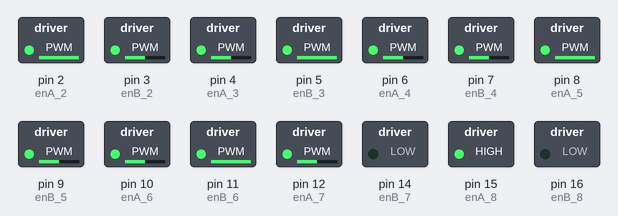
This sketch was run on a simulated Arduino Mega 2560, built with avr-gcc and run on an emulated ATmega2560. Parts: switched loads named in the sketch (green lamp = pin HIGH).

Above: at 0.1 s.
Timing chart, 0 to 1.6 s (numbered marks = the images above):
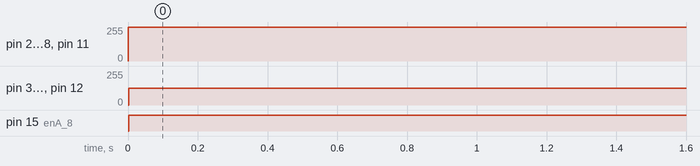

The sketch:

trial.ino
```cpp
#include "Cellulo.h"

void setup(){
  setupPins();
  Serial.begin(9600);
}
void loop() {
  // Give parameter to each unit as Angle and PWM values.
//  UNIT1(0,255);
//  UNIT2(0,255);
//  UNIT3(45,300);
//  UNIT4(90,255);
//  UNIT5(180,255);
//  UNIT6(315,300);
//  UNIT7(45,300);
 Reverse();
}
void Forward() {
  UNIT1(90,255), UNIT2(90,255), UNIT3(90, 255), UNIT4(90, 255), UNIT5(90, 255), UNIT6(90, 255), UNIT7(90, 255);
}

void Left() {
  UNIT1(90, 255), UNIT2(180, 255), UNIT3(60, 255), UNIT4(0, 255), UNIT5(0, 255);
}

void Right() {
  UNIT1(90, 255), UNIT2(180, 255), UNIT3(120, 255), UNIT4(90, 255), UNIT7(180, 255);
}

void Reverse() {
  UNIT1(180, 255), UNIT2(180, 255), UNIT3(180, 255), UNIT4(180, 255), UNIT5(180, 255), UNIT6(180, 255), UNIT7(180, 255);
}
```

Cellulo.cpp
```cpp
#include "Cellulo.h"

int IN1_M1 = 27 , IN2_M1 = 26 , IN3_M1 = 25 , IN4_M1 = 24;
int IN1_M2 = A4 , IN2_M2 = A5 , IN3_M2 = A6 , IN4_M2 = A7;
int IN1_M3 = A8 , IN2_M3 = A9 , IN3_M3 = A10 , IN4_M3 = A11;
int IN1_M4 = A12 , IN2_M4 = A13 , IN3_M4 = A14 , IN4_M4 = A15;
int IN1_M5 = 53 , IN2_M5 = 52 , IN3_M5 = 51 , IN4_M5 = 50;
int IN1_M6 = 49 , IN2_M6 = 48 , IN3_M6 = 47 , IN4_M6 = 46;
int IN1_M7 = 45 , IN2_M7 = 44 , IN3_M7 = 43 , IN4_M7 = 42;
int IN1_M8 = 41 , IN2_M8 = 40 , IN3_M8 = 39 , IN4_M8 = 38;
int IN1_M9 = 37 , IN2_M9 = 36 , IN3_M9 = 35 , IN4_M9 = 34;
int IN1_M10 = 33 , IN2_M10 = 32 , IN3_M10 = 31 , IN4_M10 = 30;
int IN3_M11 = 29 , IN4_M11 = 28;

int enA_1 = 0, enA_2 = 2, enA_3 = 4, enA_4 = 6, enA_5 = 8, enA_6 = 10, enA_7 = 12, enA_8 = 15, enA_9 = 17, enA_10 = 19;
int enB_1 = 1, enB_2 = 3, enB_3 = 5, enB_4 = 7, enB_5 = 9, enB_6 = 11, enB_7 = 14, enB_8 = 16, enB_9 = 18, enB_10 = 20, enB_11 = 21;

void setupPins() {
  //Motor Driver 1 and two motors
  pinMode(IN1_M1, OUTPUT);
  pinMode(IN2_M1, OUTPUT);
  pinMode(IN3_M1, OUTPUT);
  pinMode(IN4_M1, OUTPUT);

  //Motor Driver 2 and two motors
  pinMode(IN1_M2, OUTPUT);
  pinMode(IN2_M2, OUTPUT);
  pinMode(IN3_M2, OUTPUT);
  pinMode(IN4_M2, OUTPUT);

  //Motor Driver 3 and two motors
  pinMode(IN1_M3, OUTPUT);
  pinMode(IN2_M3, OUTPUT);
  pinMode(IN3_M3, OUTPUT);
  pinMode(IN4_M3, OUTPUT);

  //Motor Driver 4 and two motors
  pinMode(IN1_M4, OUTPUT);
  pinMode(IN2_M4, OUTPUT);
  pinMode(IN3_M4, OUTPUT);
  pinMode(IN4_M4, OUTPUT);

  //Motor Driver 5 and two motors
  pinMode(IN1_M5, OUTPUT);
  pinMode(IN2_M5, OUTPUT);
  pinMode(IN3_M5, OUTPUT);
  pinMode(IN4_M5, OUTPUT);

  //Motor Driver 6 and two motors
  pinMode(IN1_M6, OUTPUT);
  pinMode(IN2_M6, OUTPUT);
  pinMode(IN3_M6, OUTPUT);
  pinMode(IN4_M6, OUTPUT);

  //Motor Driver 7 and two motors
  pinMode(IN1_M7, OUTPUT);
  pinMode(IN2_M7, OUTPUT);
  pinMode(IN3_M7, OUTPUT);
  pinMode(IN4_M7, OUTPUT);

  //Motor Driver 8 and two motors
  pinMode(IN1_M8, OUTPUT);
  pinMode(IN2_M8, OUTPUT);
  pinMode(IN3_M8, OUTPUT);
  pinMode(IN4_M8, OUTPUT);

  //Motor Driver 9 and two motors
  pinMode(IN1_M9, OUTPUT);
  pinMode(IN2_M9, OUTPUT);
  pinMode(IN3_M9, OUTPUT);
  pinMode(IN4_M9, OUTPUT);

  //Motor Driver 10 and two motors
  pinMode(IN1_M10, OUTPUT);
  pinMode(IN2_M10, OUTPUT);
  pinMode(IN3_M10, OUTPUT);
  pinMode(IN4_M10, OUTPUT);

  //Motor Driver 11 and two motors
  pinMode(IN3_M11, OUTPUT);
  pinMode(IN4_M11, OUTPUT);

  //Enable Pin Setup
  pinMode(enA_1, OUTPUT);
  pinMode(enA_2, OUTPUT);
  pinMode(enA_3, OUTPUT);
  pinMode(enA_4, OUTPUT);
  pinMode(enA_5, OUTPUT);
  pinMode(enA_6, OUTPUT);
  pinMode(enA_7, OUTPUT);
  pinMode(enA_8, OUTPUT);
  pinMode(enA_9, OUTPUT);
  pinMode(enA_10, OUTPUT);

  pinMode(enB_1, OUTPUT);
  pinMode(enB_2, OUTPUT);
  pinMode(enB_3, OUTPUT);
  pinMode(enB_4, OUTPUT);
  pinMode(enB_5, OUTPUT);
  pinMode(enB_6, OUTPUT);
  pinMode(enB_7, OUTPUT);
  pinMode(enB_8, OUTPUT);
  pinMode(enB_9, OUTPUT);
  pinMode(enB_10, OUTPUT);
  pinMode(enB_11, OUTPUT);
}

void UNIT1(int Angle, int pwm) {
  float pi = 3.1412;
  int Vx = pwm * cos((pi / 180) * Angle);
  int Vy = pwm * sin((pi / 180) * Angle);

  int VA = Vx;
  int VB = -(Vx * sinf(0.5231)) + (Vy * cosf(0.5231));
  int VC = (Vx * sinf(0.5231)) + (Vy * cosf(0.5231));

  //M2(1) is considered as head given VA, M1(2)->VB and M1(1)->VC.
   if (VC < 0) {
    digitalWrite(IN1_M1, HIGH);
    digitalWrite(IN2_M1, LOW);
    analogWrite(enA_1, (abs(VC)));
  }
  else {
    digitalWrite(IN1_M1, LOW);
    digitalWrite(IN2_M1, HIGH);
    analogWrite(enA_1, VC);
  }

  if (VB < 0) {
    digitalWrite(IN3_M1, LOW);
    digitalWrite(IN4_M1, HIGH);
    analogWrite(enB_1, (abs(VB)));
  }
  else {
    digitalWrite(IN3_M1, HIGH);
    digitalWrite(IN4_M1, LOW);
    analogWrite(enB_1, VB);
  }

  if (VA < 0) {
    digitalWrite(IN1_M2, HIGH);
    digitalWrite(IN2_M2, LOW);
    analogWrite(enA_2, abs(VA));
  }
  else {
    digitalWrite(IN1_M2, LOW);
    digitalWrite(IN2_M2, HIGH);
    analogWrite(enA_2, VA); //128 pwm is starting value of motor start
  }
}

void UNIT2(int Angle, int pwm) {
  float pi = 3.1412;

  int Vx = pwm * cos((pi / 180) * Angle);
  int Vy = pwm * sin((pi / 180) * Angle);

  int VA = Vx;
  int VB = -(Vx * sinf(0.5231)) + (Vy * cosf(0.5231));
  int VC = (Vx * sinf(0.5231)) + (Vy * cosf(0.5231));

  //M5(1) is considered as head given VA, M4(2)->VB and M4(1)->VC.
  if (VC < 0) {
    digitalWrite(IN1_M4, HIGH);
    digitalWrite(IN2_M4, LOW);
    analogWrite(enA_4, abs(VC));
  }
  else {
    digitalWrite(IN1_M4, LOW);
    digitalWrite(IN2_M4, HIGH);
    analogWrite(enA_4, VC);
  }

  if (VB < 0) {
    digitalWrite(IN3_M4, LOW);
    digitalWrite(IN4_M4, HIGH);
    analogWrite(enB_4, abs(VB));
  }
  else {
    digitalWrite(IN3_M4, HIGH);
    digitalWrite(IN4_M4, LOW);
    analogWrite(enB_4, VB);
  }

  if (VA < 0) {
    digitalWrite(IN1_M5, LOW);
    digitalWrite(IN2_M5, HIGH);
    analogWrite(enA_5, abs(VA));
  }
  else {
    digitalWrite(IN1_M5, HIGH);
    digitalWrite(IN2_M5, LOW);
    analogWrite(enA_5, VA); //128 pwm is starting value of motor start
  }

}

void UNIT3(int Angle, int pwm) {
  float pi = 3.1412;
  int Vx = pwm * cos((pi / 180) * Angle);
  int Vy = pwm * sin((pi / 180) * Angle);

  int VA = Vx;
  int VB = -(Vx * sinf(0.5231)) + (Vy * cosf(0.5231));
  int VC = (Vx * sinf(0.5231)) + (Vy * cosf(0.5231));

  //M8(1) Considered as head given VA, VB->M7(2) and VC->M7(1)
  if (VC < 0) {
    digitalWrite(IN1_M7, HIGH);
    digitalWrite(IN2_M7, LOW);
    analogWrite(enA_7, abs(VC));
  }
  else {
    digitalWrite(IN1_M7, LOW);
    digitalWrite(IN2_M7, HIGH);
    analogWrite(enA_7, VC);
  }

  if (VB < 0) {
    digitalWrite(IN3_M7, LOW);
    digitalWrite(IN4_M7, HIGH);
    analogWrite(enB_7, abs(VB));
  }
  else {
    digitalWrite(IN3_M7, HIGH);
    digitalWrite(IN4_M7, LOW);
    analogWrite(enB_7, VB);
  }

  if (VA < 0) {
    digitalWrite(IN1_M8, LOW);
    digitalWrite(IN2_M8, HIGH);
    analogWrite(enA_8, abs(VA));
  }
  else {
    digitalWrite(IN1_M8, HIGH);
    digitalWrite(IN2_M8, LOW);
    analogWrite(enA_8, VA); //128 pwm is starting value of motor start
  }

}

void UNIT4(int Angle, int pwm) {
  float pi = 3.1412;
  int Vx = pwm * cos((pi / 180) * Angle);
  int Vy = pwm * sin((pi / 180) * Angle);

  int VA = Vx;
  int VB = -(Vx * sinf(0.5231)) + (Vy * cosf(0.5231));
  int VC = (Vx * sinf(0.5231)) + (Vy * cosf(0.5231));

  //M3(2) is considered as head given VA, M3(1)->VB and M2(2)->VC.
  if (VC < 0) {
    digitalWrite(IN3_M2, HIGH);
    digitalWrite(IN4_M2, LOW);
    analogWrite(enB_2, abs(VC));
  }
  else {
    digitalWrite(IN3_M2, LOW);
    digitalWrite(IN4_M2, HIGH);
    analogWrite(enB_2, VC);
  }

  if (VB < 0) {
    digitalWrite(IN1_M3, LOW);
    digitalWrite(IN2_M3, HIGH);
    analogWrite(enA_3, abs(VB));
  }
  else {
    digitalWrite(IN1_M3, HIGH);
    digitalWrite(IN2_M3, LOW);
    analogWrite(enA_3, VB);
  }

  if (VA < 0) {
    digitalWrite(IN3_M3, LOW);
    digitalWrite(IN4_M3, HIGH);
    analogWrite(enB_3, abs(VA));
  }
  else {
    digitalWrite(IN3_M3, HIGH);
    digitalWrite(IN4_M3, LOW);
    analogWrite(enB_3, VA); //128 pwm is starting value of motor start
  }

}

void UNIT5(int Angle, int pwm) {
  float pi = 3.1412;
  int Vx = pwm * cos((pi / 180) * Angle);
  int Vy = pwm * sin((pi / 180) * Angle);

  int VA = Vx;
  int VB = -(Vx * sinf(0.5231)) + (Vy * cosf(0.5231));
  int VC = (Vx * sinf(0.5231)) + (Vy * cosf(0.5231));

  //M6(2) Considered as head given VA, VB->M6(1) and VC->M5(2)
  if (VC < 0) {
    digitalWrite(IN3_M5, HIGH);
    digitalWrite(IN4_M5, LOW);
    analogWrite(enB_5, abs(VC));
  }
  else {
    digitalWrite(IN3_M5, LOW);
    digitalWrite(IN4_M5, HIGH);
    analogWrite(enB_5, VC);
  }

  if (VB < 0) {
    digitalWrite(IN1_M6, LOW);
    digitalWrite(IN2_M6, HIGH);
    analogWrite(enA_6, abs(VB));
  }
  else {
    digitalWrite(IN1_M6, HIGH);
    digitalWrite(IN2_M6, LOW);
    analogWrite(enA_6, VB);
  }

  if (VA < 0) {
    digitalWrite(IN3_M6, LOW);
    digitalWrite(IN4_M6, HIGH);
    analogWrite(enB_6, abs(VA));
  }
  else {
    digitalWrite(IN3_M6, HIGH);
    digitalWrite(IN4_M6, LOW);
    analogWrite(enB_6, VA); //128 pwm is starting value of motor start
  }

}

void UNIT6(int Angle, int pwm) {
  float pi = 3.1412;
  int Vx = pwm * cos((pi / 180) * Angle);
  int Vy = pwm * sin((pi / 180) * Angle);

  int VA = Vx;
  int VB = -(Vx * sinf(0.5231)) + (Vy * cosf(0.5231));
  int VC = (Vx * sinf(0.5231)) + (Vy * cosf(0.5231));

  //M2(1) is considered as head given VA, M1(2)->VB and M1(1)->VC.
  if (VC < 0) {
    digitalWrite(IN1_M10, HIGH);
    digitalWrite(IN2_M10, LOW);
    analogWrite(enA_10, abs(VC));
  }
  else {
    digitalWrite(IN1_M10, LOW);
    digitalWrite(IN2_M10, HIGH);
    analogWrite(enA_10, VC);
  }

  if (VB < 0) {
    digitalWrite(IN3_M10, LOW);
    digitalWrite(IN4_M10, HIGH);
    analogWrite(enB_10, abs(VB));
  }
  else {
    digitalWrite(IN3_M10, HIGH);
    digitalWrite(IN4_M10, LOW);
    analogWrite(enB_10, VB);
  }

  if (VA < 0) {
    digitalWrite(IN3_M11, LOW);
    digitalWrite(IN4_M11, HIGH);
    analogWrite(enB_11, abs(VA));
  }
  else {
    digitalWrite(IN3_M11, HIGH);
    digitalWrite(IN4_M11, LOW);
    analogWrite(enB_11, VA); //128 pwm is starting value of motor start
  }

}

void UNIT7(int Angle, int pwm) {
  float pi = 3.1412;
  int Vx = pwm * cos((pi / 180) * Angle);
  int Vy = pwm * sin((pi / 180) * Angle);

  int VA = Vx;
  int VB = -(Vx * sinf(0.5231)) + (Vy * cosf(0.5231));
  int VC = (Vx * sinf(0.5231)) + (Vy * cosf(0.5231));

  //M2(1) is considered as head given VA, M1(2)->VB and M1(1)->VC.
  if (VC < 0) {
    digitalWrite(IN3_M8, HIGH);
    digitalWrite(IN4_M8, LOW);
    analogWrite(enB_8, abs(VC));
  }
  else {
    digitalWrite(IN3_M8, LOW);
    digitalWrite(IN4_M8, HIGH);
    analogWrite(enB_8, VC);
  }

  if (VB < 0) {
    digitalWrite(IN3_M9, LOW);
    digitalWrite(IN4_M9, HIGH);
    analogWrite(enB_9, abs(VB));
  }
  else {
    digitalWrite(IN3_M9, HIGH);
    digitalWrite(IN4_M9, LOW);
    analogWrite(enB_9, VB);
  }

  if (VA < 0) {
    digitalWrite(IN1_M9, LOW);
    digitalWrite(IN2_M9, HIGH);
    analogWrite(enA_9, abs(VA));
  }
  else {
    digitalWrite(IN1_M9, HIGH);
    digitalWrite(IN2_M9, LOW);
    analogWrite(enA_9, VA); //128 pwm is starting value of motor start
  }

}
```

Cellulo.h
```cpp
#ifndef CELLULO_H
#define CELLULO_H
#include<Arduino.h>

void setupPins();
void UNIT1(int Angle, int pwm);
void UNIT2(int Angle, int pwm);
void UNIT3(int Angle, int pwm);
void UNIT4(int Angle, int pwm);
void UNIT5(int Angle, int pwm);
void UNIT6(int Angle, int pwm);
void UNIT7(int Angle, int pwm);

#endif
```

Measured:
- by itself, pin 2 (enA_2), pin 5 (enB_3), pin 8 (enA_5), pin 11 (enB_6): 0/255 → 254/255 at 0.00 s
- by itself, pin 3 (enB_2), pin 4 (enA_3), pin 6 (enA_4), pin 7 (enB_4), pin 9 (enB_5), pin 10 (enA_6), pin 12 (enA_7): 0/255 → 126/255 at 0.00 s
- by itself, pin 15 (enA_8): LOW → HIGH at 0.00 s
